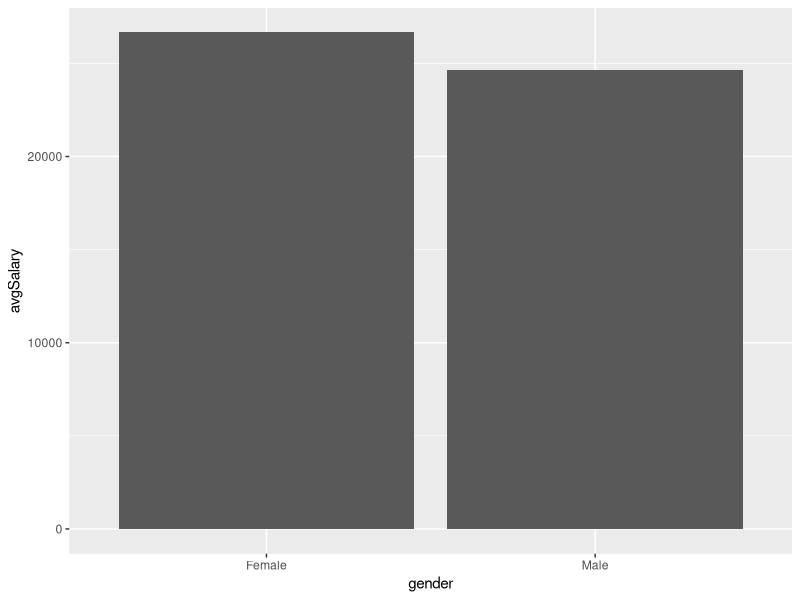

Recreate this plot in R.
## ---- chunk 1
knitr::opts_chunk$set(echo = TRUE)
## ---- chunk 2
library(tidyverse)
## ---- chunk 3
name = c("John","Peter","Jolie","Jason","Leslie","Donna")
gender = c("Male","Male","Female","Male","Female","Female")
salary = c(21000,23000,25000,30000,20000,35000)
startDate = c("2010-11-01","2008-12-15","2007-12-01","2001-10-10","2009-01-10","2001-05-01")
chef = data.frame(name, gender, salary,startDate)
## ---- chunk 4
chef2 = chef%>% select(gender,salary,startDate)
chef2
## ---- chunk 5
femaleChef = chef%>%filter(gender == "Female")
femaleChef
## ---- chunk 6
avgSalaryBarChart = chef%>%
  group_by(gender)%>%
  summarise(avgSalary = mean(salary), stdDevSalary = sd(salary))%>%
  ggplot(aes(x=gender,y=avgSalary))+geom_bar(stat="identity")
avgSalaryBarChart
